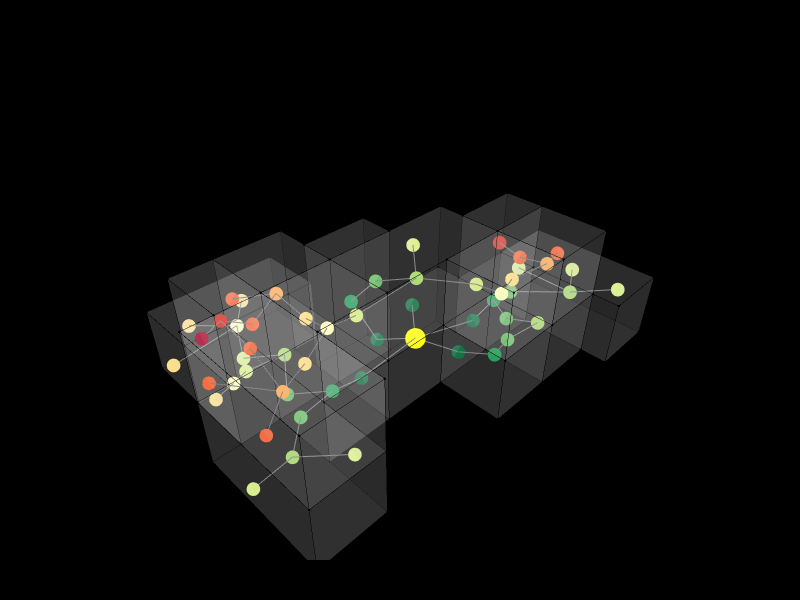

Notebook cell for this chart:
### Markdown cell above
## 11. Spatial Distribution of Evacuation Risk

Green nodes are exit-adjacent (1 hop). Red nodes are the most remote (10–11 hops). The colour gradient maps where the building creates difficulty for egress.

Rooms that appear red are furthest from exits not because of their physical location, but because of how the aperture network routes movement around them.

### Code cell
max_hops = max((h for _, h, _, _ in exit_results if h is not None), default=1)

for i, rv in enumerate(interior_verts):
    hops = exit_results[i][1]
    if hops is not None:
        ratio = (hops - 1) / max(max_hops - 1, 1)
        color = Color.AnyToHex(
            Color.ByValueInRange(ratio, minValue=0, maxValue=1, colorScale="RdYlGn_r")
        )
    else:
        color = "white"
    Topology.SetDictionary(rv, Dictionary.ByKeysValues(["size", "exit_color"], [16, color]))

Topology.SetDictionary(exterior_v, Dictionary.ByKeysValues(["size", "exit_color"], [24, "yellow"]))

for e in Graph.Edges(g_exit):
    Topology.SetDictionary(e, Dictionary.ByKeysValues(["width", "color"], [2, "grey"]))

Topology.Show(
    cc, g_exit,
    faceOpacity=0.1,
    vertexSizeKey="size",
    vertexColorKey="exit_color",
    edgeWidthKey="width",
    edgeColorKey="color",
    backgroundColor="black",
    width=800,
    height=600,
    renderer=renderer
)

### Figure 1 — Plotly figure (JSON) as saved in the notebook; plotly's stock layout.template omitted (floating-point values rounded to 4 significant figures; data arrays with more than 128 entries replaced by an {"elided": "..."} marker saying what was removed)
{"data": [{"customdata": ["", "", "", "", "", "", "", "", "", "", "", "", "", "", "", "", "", "", "", "", "", "", "", "", "", "", "", "", "", "", "", "", "", "", "", "", "", "", "", "", "", "", "", "", "", "", "", "", "", "", "", "", "", "", "", "", "", "", "", "", "", "", "", "", "", "", "", "", "", "", "", "", "", "", "", "", "", "", "", ""], "hoverinfo": "text", "hovertemplate": ["Click ", "Click ", "Click ", "Click ", "Click ", "Click ", "Click ", "Click ", "Click ", "Click ", "Click ", "Click ", "Click ", "Click ", "Click ", "Click ", "Click ", "Click ", "Click ", "Click ", "Click ", "Click ", "Click ", "Click ", "Click ", "Click ", "Click ", "Click ", "Click ", "Click ", "Click ", "Click ", "Click ", "Click ", "Click ", "Click ", "Click ", "Click ", "Click ", "Click ", "Click ", "Click ", "Click ", "Click ", "Click ", "Click ", "Click ", "Click ", "Click ", "Click ", "Click ", "Click ", "Click ", "Click ", "Click ", "Click ", "Click ", "Click ", "Click ", "Click ", "Click ", "Click ", "Click ", "Click ", "Click ", "Click ", "Click ", "Click ", "Click ", "Click ", "Click ", "Click ", "Click ", "Click ", "Click ", "Click ", "Click ", "Click ", "Click ", "Click "], "hovertext": ["", "", "", "", "", "", "", "", "", "", "", "", "", "", "", "", "", "", "", "", "", "", "", "", "", "", "", "", "", "", "", "", "", "", "", "", "", "", "", "", "", "", "", "", "", "", "", "", "", "", "", "", "", "", "", "", "", "", "", "", "", "", "", "", "", "", "", "", "", "", "", "", "", "", "", "", "", "", "", ""], "legendgroup": "1", "legendrank": 1, "marker": {"color": ["#000000", "#000000", "#000000", "#000000", "#000000", "#000000", "#000000", "#000000", "#000000", "#000000", "#000000", "#000000", "#000000", "#000000", "#000000", "#000000", "#000000", "#000000", "#000000", "#000000", "#000000", "#000000", "#000000", "#000000", "#000000", "#000000", "#000000", "#000000", "#000000", "#000000", "#000000", "#000000", "#000000", "#000000", "#000000", "#000000", "#000000", "#000000", "#000000", "#000000", "#000000", "#000000", "#000000", "#000000", "#000000", "#000000", "#000000", "#000000", "#000000", "#000000", "#000000", "#000000", "#000000", "#000000", "#000000", "#000000", "#000000", "#000000", "#000000", "#000000", "#000000", "#000000", "#000000", "#000000", "#000000", "#000000", "#000000", "#000000", "#000000", "#000000", "#000000", "#000000", "#000000", "#000000", "#000000", "#000000", "#000000", "#000000", "#000000", "#000000"], "line": {"width": 0}, "opacity": 1, "size": [2.8, 2.8, 2.8, 2.8, 2.8, 2.8, 2.8, 2.8, 2.8, 2.8, 2.8, 2.8, 2.8, 2.8, 2.8, 2.8, 2.8, 2.8, 2.8, 2.8, 2.8, 2.8, 2.8, 2.8, 2.8, 2.8, 2.8, 2.8, 2.8, 2.8, 2.8, 2.8, 2.8, 2.8, 2.8, 2.8, 2.8, 2.8, 2.8, 2.8, 2.8, 2.8, 2.8, 2.8, 2.8, 2.8, 2.8, 2.8, 2.8, 2.8, 2.8, 2.8, 2.8, 2.8, 2.8, 2.8, 2.8, 2.8, 2.8, 2.8, 2.8, 2.8, 2.8, 2.8, 2.8, 2.8, 2.8, 2.8, 2.8, 2.8, 2.8, 2.8, 2.8, 2.8, 2.8, 2.8, 2.8, 2.8, 2.8, 2.8], "sizemode": "diameter", "symbol": "circle"}, "mode": "markers", "name": "1: Untitled (Vertices)", "showlegend": false, "text": ["", "", "", "", "", "", "", "", "", "", "", "", "", "", "", "", "", "", "", "", "", "", "", "", "", "", "", "", "", "", "", "", "", "", "", "", "", "", "", "", "", "", "", "", "", "", "", "", "", "", "", "", "", "", "", "", "", "", "", "", "", "", "", "", "", "", "", "", "", "", "", "", "", "", "", "", "", "", "", ""], "type": "scatter3d", "x": [13310, 16310, 16310, 13310, 10310, 13310, 16310, 16310, 10310, 16310, 16310, 13310, 10310, 10310, 13310, 16310, 10310, 16310, 16310, 13310, 10310, 10310, 10310, 13310, 13310, 10310, 16310, 13310, 16310, 13310, 19310, 19310, 19310, 19310, 7310, 7310, 7310, 7310, 7310, 7310, 19310, 19310, 13310, 16310, 7310, 7310, 10310, 10310, 7310, 10310, 19310, 19310, 4310, 4310, 5512.0, 7310, 4310, 4310, 5512.0, 7310, 4310, 7310, 4310, 5512.0, 22310, 22310, 19310, 22310, 22310, 19310, 19310, 5512.0, 5512.0, 5512.0, 11510.0, 5512.0, 11510.0, 11510.0, 5512.0, 11510.0], "y": [-760, -760, -760, -760, -3760, -3760, -3760, -1962.0, -760, -1962.0, -3760, -3760, -3760, -760, -760, -760, -760, -1962.0, -3760, -3760, -3760, 740, 740, 740, 740, 740, -6760, -6760, -6760, -6760, -1962.0, -3760, -1962.0, -3760, -760, -3760, -760, -3760, -3760, -760, -1962.0, -3760, -6760, -6760, 2240, 2240, 2240, 2240, 2240, 2240, -6760, -6760, -6760, -760, -760, -6760, -6760, -760, -760, -6760, -6760, -6760, -760, -760, -1962.0, -7962.0, -7962.0, -7962.0, -1962.0, -7962.0, -6760, 2240, 2240, 2240, 2240, 5240, 5240, 2240, 5240, 5240], "z": [6000, 6000, 3000, 3000, 6000, 6000, 6000, 6000, 6000, 3000, 3000, 3000, 3000, 3000, 0, 0, 0, 0, 0, 0, 0, 6000, 3000, 6000, 0, 0, 6000, 6000, 3000, 3000, 6000, 6000, 3000, 3000, 6000, 6000, 3000, 3000, 0, 0, 0, 0, 0, 0, 6000, 3000, 3000, 6000, 0, 0, 6000, 3000, 6000, 6000, 6000, 6000, 3000, 3000, 3000, 3000, 0, 0, 0, 0, 3000, 3000, 3000, 0, 0, 0, 0, 6000, 3000, 0, 3000, 3000, 3000, 0, 0, 0]}, {"hoverinfo": "text", "hovertext": [], "legendgroup": "2", "legendrank": 2, "line": {"color": "#000000", "dash": "solid", "width": 1}, "marker": {"color": "#000000", "size": 0.25, "symbol": "circle"}, "mode": "markers+lines", "name": "1: Untitled (Edges)", "showlegend": false, "text": [], "type": "scatter3d", "x": {"elided": "474 float values"}, "y": {"elided": "474 float values"}, "z": {"elided": "474 int values"}}, {"cmax": 1, "cmin": 0, "color": "#FAFAFA", "colorscale": [[0, "#440154"], [0.1111, "#482878"], [0.2222, "#3e4989"], [0.3333, "#31688e"], [0.4444, "#26828e"], [0.5556, "#1f9e89"], [0.6667, "#35b779"], [0.7778, "#6ece58"], [0.8889, "#b5de2b"], [1, "#fde725"]], "flatshading": true, "hoverinfo": "text", "hovertext": "", "i": {"elided": "224 int values"}, "j": {"elided": "224 int values"}, "k": {"elided": "224 int values"}, "legendgroup": "3", "legendrank": 3, "lighting": {"facenormalsepsilon": 0}, "name": "1: Untitled (Faces)", "opacity": 0.1, "showlegend": false, "showscale": false, "text": "", "type": "mesh3d", "x": [16310, 13310, 13310, 16310, 10310, 10310, 13310, 16310, 16310, 16310, 13310, 16310, 10310, 10310, 13310, 16310, 10310, 13310, 16310, 16310, 10310, 10310, 10310, 13310, 13310, 10310, 16310, 13310, 16310, 13310, 19310, 19310, 19310, 19310, 7310, 7310, 7310, 7310, 7310, 7310, 19310, 19310, 13310, 16310, 7310, 7310, 10310, 10310, 7310, 10310, 19310, 19310, 7310, 4310, 5512.0, 4310, 4310, 4310, 5512.0, 7310, 4310, 7310, 4310, 5512.0, 19310, 22310, 22310, 22310, 22310, 19310, 19310, 5512.0, 5512.0, 5512.0, 11510.0, 11510.0, 5512.0, 11510.0, 5512.0, 11510.0], "y": [-760, -760, -760, -760, -760, -3760, -3760, -1962.0, -3760, -1962.0, -3760, -3760, -3760, -760, -760, -760, -760, -3760, -1962.0, -3760, -3760, 740, 740, 740, 740, 740, -6760, -6760, -6760, -6760, -3760, -1962.0, -1962.0, -3760, -3760, -760, -760, -3760, -3760, -760, -1962.0, -3760, -6760, -6760, 2240, 2240, 2240, 2240, 2240, 2240, -6760, -6760, -6760, -6760, -760, -760, -6760, -760, -760, -6760, -6760, -6760, -760, -760, -7962.0, -7962.0, -1962.0, -7962.0, -1962.0, -7962.0, -6760, 2240, 2240, 2240, 2240, 5240, 5240, 2240, 5240, 5240], "z": [3000, 3000, 6000, 6000, 6000, 6000, 6000, 6000, 6000, 3000, 3000, 3000, 3000, 3000, 0, 0, 0, 0, 0, 0, 0, 6000, 3000, 6000, 0, 0, 6000, 6000, 3000, 3000, 6000, 6000, 3000, 3000, 6000, 6000, 3000, 3000, 0, 0, 0, 0, 0, 0, 6000, 3000, 3000, 6000, 0, 0, 6000, 3000, 6000, 6000, 6000, 6000, 3000, 3000, 3000, 3000, 0, 0, 0, 0, 3000, 3000, 3000, 0, 0, 0, 0, 6000, 3000, 0, 3000, 3000, 3000, 0, 0, 0]}, {"hoverinfo": "text", "hovertext": [], "legendgroup": "6", "legendrank": 6, "line": {"color": "#808080", "dash": "solid", "width": 2}, "marker": {"color": "#808080", "size": 0.5, "symbol": "circle"}, "mode": "markers+lines", "name": "2: Untitled Graph (Edges)", "showlegend": false, "text": [], "type": "scatter3d", "x": {"elided": "168 float values"}, "y": {"elided": "168 float values"}, "z": {"elided": "168 float values"}}, {"customdata": ["", "", "", "", "", "", "", "", "", "", "", "", "", "", "", "", "", "", "", "", "", "", "", "", "", "", "", "", "", "", "", "", "", "", "", "", "", "", "", "", "", "", "", "", "", "", "", "", "", "", "", "", "", "", ""], "hoverinfo": "text", "hovertemplate": ["Click ", "Click ", "Click ", "Click ", "Click ", "Click ", "Click ", "Click ", "Click ", "Click ", "Click ", "Click ", "Click ", "Click ", "Click ", "Click ", "Click ", "Click ", "Click ", "Click ", "Click ", "Click ", "Click ", "Click ", "Click ", "Click ", "Click ", "Click ", "Click ", "Click ", "Click ", "Click ", "Click ", "Click ", "Click ", "Click ", "Click ", "Click ", "Click ", "Click ", "Click ", "Click ", "Click ", "Click ", "Click ", "Click ", "Click ", "Click ", "Click ", "Click ", "Click ", "Click ", "Click ", "Click ", "Click "], "hovertext": ["", "", "", "", "", "", "", "", "", "", "", "", "", "", "", "", "", "", "", "", "", "", "", "", "", "", "", "", "", "", "", "", "", "", "", "", "", "", "", "", "", "", "", "", "", "", "", "", "", "", "", "", "", "", ""], "legendgroup": "5", "legendrank": 5, "marker": {"color": ["#1A9850", "#006837", "#D73027", "#F46D43", "#006837", "#D73027", "#006837", "#FEE08B", "#66BD63", "#1A9850", "#66BD63", "#FFFF00", "#FEE08B", "#A6D96A", "#66BD63", "#006837", "#FDAE61", "#1A9850", "#1A9850", "#A6D96A", "#A6D96A", "#D9EF8B", "#FEE08B", "#D9EF8B", "#66BD63", "#FDAE61", "#FDAE61", "#A6D96A", "#FFFFBF", "#D9EF8B", "#FFFFBF", "#FFFFBF", "#A6D96A", "#FFFFBF", "#006837", "#FEE08B", "#FEE08B", "#D9EF8B", "#FEE08B", "#FEE08B", "#D9EF8B", "#F46D43", "#F46D43", "#F46D43", "#D9EF8B", "#A50026", "#F46D43", "#D9EF8B", "#66BD63", "#66BD63", "#F46D43", "#D9EF8B", "#F46D43", "#D9EF8B", "#D9EF8B"], "line": {"width": 0}, "opacity": 1, "size": [16, 16, 16, 16, 16, 16, 16, 16, 16, 16, 16, 24, 16, 16, 16, 16, 16, 16, 16, 16, 16, 16, 16, 16, 16, 16, 16, 16, 16, 16, 16, 16, 16, 16, 16, 16, 16, 16, 16, 16, 16, 16, 16, 16, 16, 16, 16, 16, 16, 16, 16, 16, 16, 16, 16], "sizemode": "diameter", "symbol": "circle"}, "mode": "markers", "name": "2: Untitled Graph (Vertices)", "showlegend": false, "text": ["", "", "", "", "", "", "", "", "", "", "", "", "", "", "", "", "", "", "", "", "", "", "", "", "", "", "", "", "", "", "", "", "", "", "", "", "", "", "", "", "", "", "", "", "", "", "", "", "", "", "", "", "", "", ""], "type": "scatter3d", "x": [11810, 10310.0, 17810, 18120.0, 12520.0, 6411.0, 14670.0, 16310.0, 7310.0, 8810, 7764.0, 13310, 8992.0, 5810, 12520.0, 14360.0, 5810, 17810, 14810, 8810, 13310, 10310.0, 7310.0, 15200.0, 19310.0, 8810, 17810, 17810, 8512.0, 14670.0, 14810, 8810, 20810, 6411.0, 16310.0, 5512.0, 5512.0, 22310.0, 7070.0, 9722.0, 7310.0, 19310.0, 4310.0, 4310.0, 22310.0, 5512.0, 6562.0, 20950.0, 16310.0, 17640.0, 7764.0, 7764.0, 7310.0, 7310.0, 4310.0], "y": [-10, -2211.0, -2861.0, -3760.0, -760.0, 740, -760.0, -4670.0, -2211.0, -2260, -760.0, -2260, -760.0, -3760, -760.0, -3760.0, -3760, -2861.0, -5260, 740, -2260, -2084.0, -2884.0, -3760.0, -2728.0, 740, -5260, -5260, 3740, -760.0, -5260, -2260, -4962.0, 740, -2914.0, 3892.0, 555.0, -4098.0, 5240.0, 5240.0, 1330.0, -4813.0, -2044.0, -5062.0, -6518.0, 555.0, -760.0, -1962.0, -4813.0, -3760.0, 2240.0, 2240.0, 174.4, -5221.0, -3558.0], "z": [3000, 1170.0, 4500, 4023.0, 1023.0, 4500, 1754.0, 4170.0, 1170.0, 1500, 1023.0, 1500, 4023.0, 1500, 4023.0, 1023.0, 4500, 1500, 1500, 1500, 4500, 4170.0, 4170.0, 4023.0, 1170.0, 4500, 4500, 1500, 1500, 4815.0, 4500, 4500, 1500, 1500, 1170.0, 1015.0, 1402.0, 1672.0, 1461.0, 1461.0, 1170.0, 4170.0, 4711.0, 4711.0, 1672.0, 4308.0, 4023.0, 1423.0, 1170.0, 1023.0, 4023.0, 1023.0, 4170.0, 1602.0, 1015.0]}], "layout": {"autosize": true, "height": 600, "margin": {"b": 40, "l": 40, "r": 40, "t": 40}, "paper_bgcolor": "#000000", "plot_bgcolor": "#000000", "scene": {"aspectmode": "data", "camera": {"center": {"x": 0, "y": 0, "z": 0}, "eye": {"x": -1.25, "y": -1.25, "z": 1.25}, "projection": {"type": "perspective"}, "up": {"x": 0, "y": 0, "z": 1}}, "xaxis": {"visible": false}, "yaxis": {"visible": false}, "zaxis": {"visible": false}}, "showlegend": true, "width": 800, "xaxis": {"showgrid": false, "visible": false, "zeroline": false}, "yaxis": {"showgrid": false, "visible": false, "zeroline": false}}}
